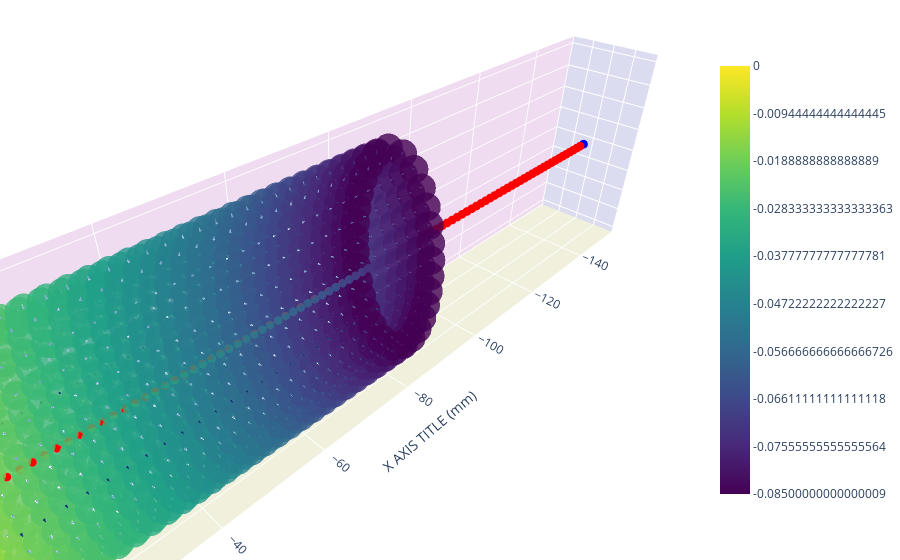

Write notebook code for a chart like this one.
### Code cell
base_fish.visualize_scatter(show_normals=2, show_point_currents=3)
print(base_fish.get_receptors_locations().shape)

### Figure 1 — Plotly figure (JSON) as saved in the notebook; plotly's stock layout.template omitted (floating-point values rounded to 4 significant figures; data arrays with more than 128 entries replaced by an {"elided": "..."} marker saying what was removed)
{"data": [{"marker": {"color": [0.01, 0.01, 0.01, 0.01, 0.01, 0.01, 0.01, 0.01, 0.01, 0.01, 0.01, 0.01, 0.01, 0.01, 0.01, 0.01, 0.01, 0.01, 0.01, 0.01, 0.01, 0.01, 0.01, 0.01, 0.01, 0.01, 0.01, 0.01, 0.01, 0.01, 0.01, 0.01, 0.01, 0.01, 0.01, 0.01, 0.01, 0.01, 0.01, 0.01, 0.01, 0.01, 0.01, 0.01, 0.01, 0.01, 0.01, 0.01, 0.01, 0.01, 0.01, 0.01, 0.01, 0.01, 0.01, 0.01, 0.01, 0.01, 0.01, 0.01, 0.01, 0.01, 0.01, 0.01, 0.01, 0.01, 0.01, 0.01, 0.01, 0.01, 0.01, 0.01, 0.01, 0.01, 0.01, 0.01, 0.01, 0.01, 0.01, 0.01, 0.01, 0.01, 0.01, 0.01, 0.01, 0.01, 0.01, 0.01, 0.01, 0.01, 0.01, 0.01, 0.01, 0.01, 0.01, 0.01, 0.01, 0.01, 0.01, 0.01, -1], "colorscale": [[0, "rgb(0,0,255)"], [1, "rgb(255,0,0)"]], "opacity": 1, "size": 3}, "mode": "markers", "showlegend": false, "type": "scatter3d", "x": [0, -1.5, -3.0, -4.5, -6.0, -7.5, -9.0, -10.5, -12.0, -13.5, -15.0, -16.5, -18.0, -19.5, -21.0, -22.5, -24.0, -25.5, -27.0, -28.5, -30, -31.5, -33, -34.5, -36, -37.5, -39.0, -40.5, -42.0, -43.5, -45, -46.5, -48, -49.5, -51, -52.5, -54.0, -55.5, -57.0, -58.5, -60, -61.5, -63, -64.5, -66, -67.5, -69, -70.5, -72, -73.5, -75, -76.5, -78, -79.5, -81, -82.5, -84, -85.5, -87, -88.5, -90, -91.5, -93, -94.5, -96, -97.5, -99, -100.5, -102, -103.5, -105, -106.5, -108, -109.5, -111, -112.5, -114, -115.5, -117, -118.5, -120, -121.5, -123, -124.5, -126, -127.5, -129, -130.5, -132, -133.5, -135, -136.5, -138, -139.5, -141, -142.5, -144, -145.5, -147, -148.5, -150], "y": [0, 0, 0, 0, 0, 0, 0, 0, 0, 0, 0, 0, 0, 0, 0, 0, 0, 0, 0, 0, 0, 0, 0, 0, 0, 0, 0, 0, 0, 0, 0, 0, 0, 0, 0, 0, 0, 0, 0, 0, 0, 0, 0, 0, 0, 0, 0, 0, 0, 0, 0, 0, 0, 0, 0, 0, 0, 0, 0, 0, 0, 0, 0, 0, 0, 0, 0, 0, 0, 0, 0, 0, 0, 0, 0, 0, 0, 0, 0, 0, 0, 0, 0, 0, 0, 0, 0, 0, 0, 0, 0, 0, 0, 0, 0, 0, 0, 0, 0, 0, 0], "z": [0, 0, 0, 0, 0, 0, 0, 0, 0, 0, 0, 0, 0, 0, 0, 0, 0, 0, 0, 0, 0, 0, 0, 0, 0, 0, 0, 0, 0, 0, 0, 0, 0, 0, 0, 0, 0, 0, 0, 0, 0, 0, 0, 0, 0, 0, 0, 0, 0, 0, 0, 0, 0, 0, 0, 0, 0, 0, 0, 0, 0, 0, 0, 0, 0, 0, 0, 0, 0, 0, 0, 0, 0, 0, 0, 0, 0, 0, 0, 0, 0, 0, 0, 0, 0, 0, 0, 0, 0, 0, 0, 0, 0, 0, 0, 0, 0, 0, 0, 0, 0]}, {"colorscale": [[0, "rgb(247,251,255)"], [0.125, "rgb(222,235,247)"], [0.25, "rgb(198,219,239)"], [0.375, "rgb(158,202,225)"], [0.5, "rgb(107,174,214)"], [0.625, "rgb(66,146,198)"], [0.75, "rgb(33,113,181)"], [0.875, "rgb(8,81,156)"], [1, "rgb(8,48,107)"]], "showlegend": false, "showscale": false, "sizemode": "absolute", "sizeref": 2, "type": "cone", "u": {"elided": "1050 int values"}, "v": {"elided": "1050 float values"}, "w": {"elided": "1050 float values"}, "x": {"elided": "1050 float values"}, "y": {"elided": "1050 float values"}, "z": {"elided": "1050 float values"}}, {"marker": {"cmax": 1, "cmin": 0, "color": {"elided": "1050 float values"}, "colorbar": {"len": 0.8, "tickmode": "array", "ticktext": [-0.085, -0.07556, -0.06611, -0.05667, -0.04722, -0.03778, -0.02833, -0.01889, -0.009444, 0], "tickvals": [0, 0.1111, 0.2222, 0.3333, 0.4444, 0.5556, 0.6667, 0.7778, 0.8889, 1]}, "colorscale": [[0, "#440154"], [0.1111, "#482878"], [0.2222, "#3e4989"], [0.3333, "#31688e"], [0.4444, "#26828e"], [0.5556, "#1f9e89"], [0.6667, "#35b779"], [0.7778, "#6ece58"], [0.8889, "#b5de2b"], [1, "#fde725"]], "opacity": 0.8, "size": 10}, "mode": "markers", "showlegend": false, "type": "scatter3d", "x": {"elided": "1050 float values"}, "y": {"elided": "1050 float values"}, "z": {"elided": "1050 float values"}}], "layout": {"margin": {"b": 0, "l": 0, "r": 0, "t": 0}, "scene": {"aspectmode": "data", "xaxis": {"backgroundcolor": "rgb(220, 220, 240)", "gridcolor": "white", "showbackground": true, "title": {"text": "X AXIS TITLE (mm)"}, "zerolinecolor": "white"}, "yaxis": {"backgroundcolor": "rgb(240, 220, 240)", "gridcolor": "white", "showbackground": true, "title": {"text": "Y AXIS TITLE (mm)"}, "zerolinecolor": "white"}, "zaxis": {"backgroundcolor": "rgb(240, 240, 220)", "gridcolor": "white", "showbackground": true, "title": {"text": "z AXIS TITLE (mm)"}, "zerolinecolor": "white"}}}}
